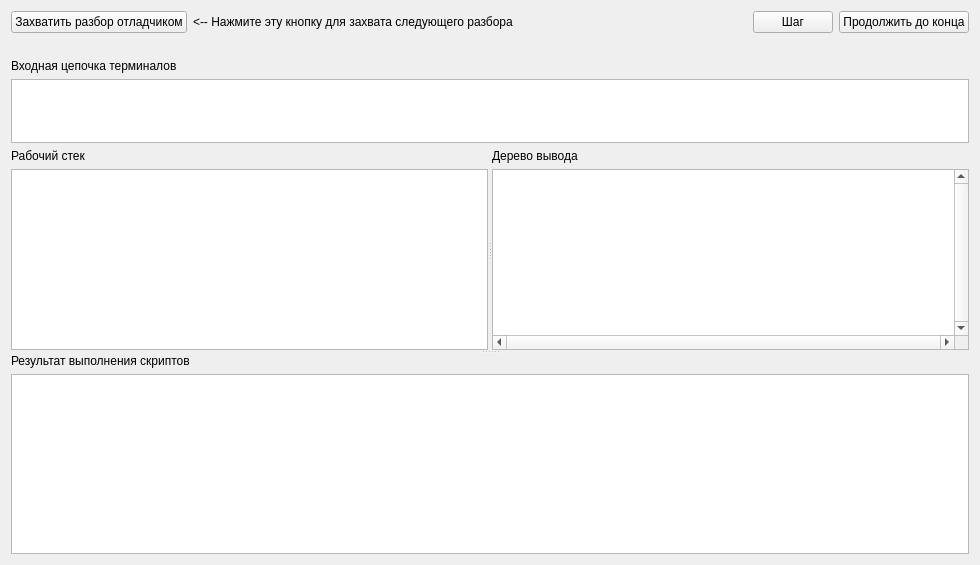
<?xml version="1.0" encoding="UTF-8"?>
<ui version="4.0">
 <class>PDDebugWindowBase</class>
 <widget class="QWidget" name="PDDebugWindowBase">
  <property name="geometry">
   <rect>
    <x>0</x>
    <y>0</y>
    <width>980</width>
    <height>565</height>
   </rect>
  </property>
  <property name="windowTitle">
   <string>Отладка PushDown</string>
  </property>
  <layout class="QVBoxLayout" name="verticalLayout_5">
   <item>
    <layout class="QHBoxLayout" name="horizontalLayout">
     <item>
      <widget class="QPushButton" name="btnBreakMode">
       <property name="text">
        <string>Захватить разбор отладчиком</string>
       </property>
       <property name="icon">
        <iconset resource="../Resources/MainWindow.qrc">
         <normaloff>:/icons/stop.png</normaloff>:/icons/stop.png</iconset>
       </property>
       <property name="checkable">
        <bool>true</bool>
       </property>
      </widget>
     </item>
     <item>
      <widget class="QLabel" name="status">
       <property name="text">
        <string>&lt;-- Нажмите эту кнопку для захвата следующего разбора</string>
       </property>
      </widget>
     </item>
     <item>
      <spacer name="horizontalSpacer_2">
       <property name="orientation">
        <enum>Qt::Horizontal</enum>
       </property>
       <property name="sizeHint" stdset="0">
        <size>
         <width>40</width>
         <height>20</height>
        </size>
       </property>
      </spacer>
     </item>
     <item>
      <widget class="QPushButton" name="btnNextStep">
       <property name="text">
        <string>Шаг</string>
       </property>
       <property name="icon">
        <iconset resource="../Resources/MainWindow.qrc">
         <normaloff>:/icons/media-skip-forward.png</normaloff>:/icons/media-skip-forward.png</iconset>
       </property>
      </widget>
     </item>
     <item>
      <widget class="QPushButton" name="btnContinue">
       <property name="text">
        <string>Продолжить до конца</string>
       </property>
       <property name="icon">
        <iconset resource="../Resources/MainWindow.qrc">
         <normaloff>:/icons/media-playback-start.png</normaloff>:/icons/media-playback-start.png</iconset>
       </property>
      </widget>
     </item>
    </layout>
   </item>
   <item>
    <widget class="QLabel" name="errorCounter">
     <property name="text">
      <string/>
     </property>
    </widget>
   </item>
   <item>
    <layout class="QVBoxLayout" name="verticalLayout">
     <item>
      <widget class="QLabel" name="label_4">
       <property name="text">
        <string>Входная цепочка терминалов</string>
       </property>
      </widget>
     </item>
     <item>
      <widget class="QTextBrowser" name="textBrowser">
       <property name="sizePolicy">
        <sizepolicy hsizetype="Expanding" vsizetype="Fixed">
         <horstretch>0</horstretch>
         <verstretch>0</verstretch>
        </sizepolicy>
       </property>
       <property name="minimumSize">
        <size>
         <width>0</width>
         <height>64</height>
        </size>
       </property>
       <property name="maximumSize">
        <size>
         <width>16777215</width>
         <height>64</height>
        </size>
       </property>
       <property name="lineWrapMode">
        <enum>QTextEdit::NoWrap</enum>
       </property>
      </widget>
     </item>
    </layout>
   </item>
   <item>
    <widget class="QSplitter" name="splitter_2">
     <property name="orientation">
      <enum>Qt::Vertical</enum>
     </property>
     <widget class="QSplitter" name="splitter">
      <property name="orientation">
       <enum>Qt::Horizontal</enum>
      </property>
      <widget class="QWidget" name="layoutWidget">
       <layout class="QVBoxLayout" name="verticalLayout_2">
        <item>
         <widget class="QLabel" name="label">
          <property name="sizePolicy">
           <sizepolicy hsizetype="Preferred" vsizetype="Preferred">
            <horstretch>1</horstretch>
            <verstretch>0</verstretch>
           </sizepolicy>
          </property>
          <property name="text">
           <string>Рабочий стек</string>
          </property>
         </widget>
        </item>
        <item>
         <widget class="QListWidget" name="listWidget">
          <property name="sizePolicy">
           <sizepolicy hsizetype="Preferred" vsizetype="Expanding">
            <horstretch>1</horstretch>
            <verstretch>0</verstretch>
           </sizepolicy>
          </property>
         </widget>
        </item>
       </layout>
      </widget>
      <widget class="QWidget" name="layoutWidget2">
       <layout class="QVBoxLayout" name="verticalLayout_3">
        <item>
         <widget class="QLabel" name="label_2">
          <property name="sizePolicy">
           <sizepolicy hsizetype="Preferred" vsizetype="Preferred">
            <horstretch>3</horstretch>
            <verstretch>0</verstretch>
           </sizepolicy>
          </property>
          <property name="text">
           <string>Дерево вывода</string>
          </property>
         </widget>
        </item>
        <item>
         <widget class="QTreeWidget" name="treeWidget">
          <property name="sizePolicy">
           <sizepolicy hsizetype="Expanding" vsizetype="Expanding">
            <horstretch>3</horstretch>
            <verstretch>0</verstretch>
           </sizepolicy>
          </property>
          <property name="verticalScrollBarPolicy">
           <enum>Qt::ScrollBarAlwaysOn</enum>
          </property>
          <property name="horizontalScrollBarPolicy">
           <enum>Qt::ScrollBarAlwaysOn</enum>
          </property>
          <property name="headerHidden">
           <bool>true</bool>
          </property>
          <column>
           <property name="text">
            <string>1</string>
           </property>
          </column>
         </widget>
        </item>
       </layout>
      </widget>
     </widget>
     <widget class="QWidget" name="layoutWidget3">
      <layout class="QVBoxLayout" name="verticalLayout_4">
       <item>
        <widget class="QLabel" name="label_3">
         <property name="text">
          <string>Результат выполнения скриптов</string>
         </property>
        </widget>
       </item>
       <item>
        <widget class="QTextBrowser" name="scriptBrowser"/>
       </item>
      </layout>
     </widget>
    </widget>
   </item>
  </layout>
 </widget>
 <resources>
  <include location="../Resources/MainWindow.qrc"/>
 </resources>
 <connections/>
</ui>
